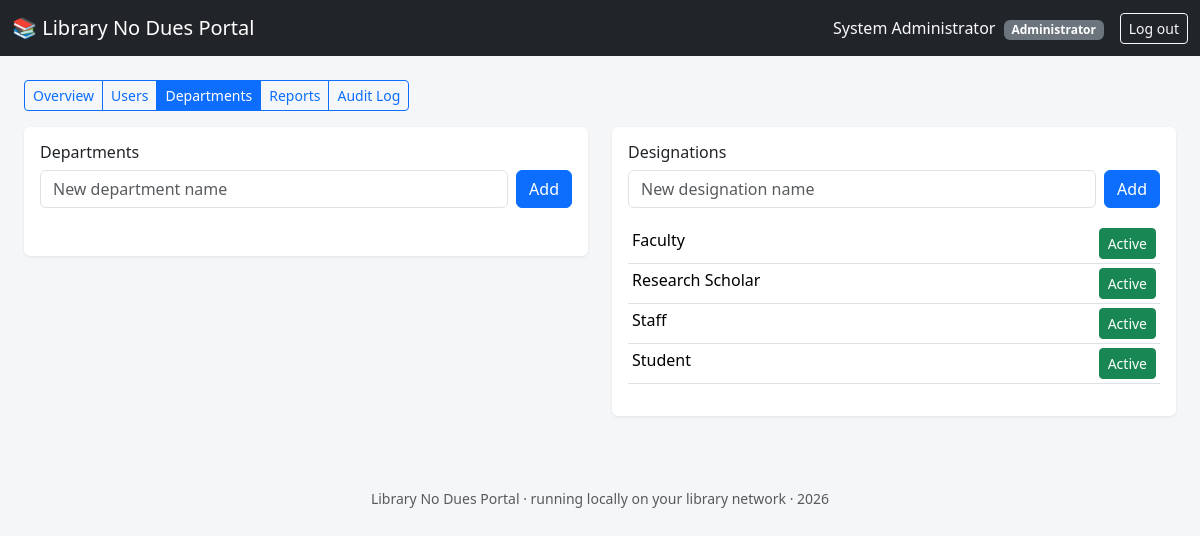
The app's page /admin/departments.php (signed in) with its own data.
### tables this page shows
CREATE TABLE designations (
    id INT AUTO_INCREMENT PRIMARY KEY,
    name VARCHAR(120) NOT NULL UNIQUE,    
    active TINYINT(1) DEFAULT 1
);

### includes/db.php (called while the page is built, shortened)
<?php
function db(): PDO
{
    static $pdo = null;
    if ($pdo === null) {
        $dsn = 'mysql:host=' . DB_HOST . ';port=' . DB_PORT . ';dbname=' . DB_NAME . ';charset=utf8mb4';
        try {
            $pdo = new PDO($dsn, DB_USER, DB_PASS, [
                PDO::ATTR_ERRMODE            => PDO::ERRMODE_EXCEPTION,
                PDO::ATTR_DEFAULT_FETCH_MODE => PDO::FETCH_ASSOC,
                PDO::ATTR_EMULATE_PREPARES   => false,
            ]);
        } catch (PDOException $e) {
            error_log('DB connection failed: ' . $e->getMessage());
            http_response_code(500);
            die('Database connection failed. Please check includes/config.php and that MySQL/MariaDB is running.');
        }
    }
    return $pdo;
}

### includes/functions.php (called while the page is built, shortened)
<?php
require_once __DIR__ . '/db.php';
function h(?string $s): string
{
    return htmlspecialchars($s ?? '', ENT_QUOTES, 'UTF-8');
}

### admin/departments.php (the view, shortened to what this page needs)
<?php
require_once __DIR__ . '/../includes/functions.php';
$desigs = db()->query('SELECT * FROM designations ORDER BY name')->fetchAll();
require __DIR__ . '/../includes/header.php';
?>
<div class="row g-4">
  <div class="col-md-6">
    <div class="card">
      <div class="card-body">
        <h6>Departments</h6>
        <form method="post" class="d-flex gap-2 mb-3">
          <input name="name" class="form-control" placeholder="New department name" required>
          <button class="btn btn-primary">Add</button>
        </form>
      </div>
    </div>
  </div>
  <div class="col-md-6">
    <div class="card">
      <div class="card-body">
        <h6>Designations</h6>
        <form method="post" class="d-flex gap-2 mb-3">
          <input name="name" class="form-control" placeholder="New designation name" required>
          <button class="btn btn-primary">Add</button>
        </form>
        <table class="table table-sm">
          <?php foreach ($desigs as $d): ?>
            <tr>
              <td><?= h($d['name']) ?></td>
              <td class="text-end">
                <form method="post">
                  <button class="btn btn-sm <?= $d['active'] ? 'btn-success' : 'btn-outline-secondary' ?>"><?= $d['active'] ? 'Active' : 'Inactive' ?></button>
                </form>
              </td>
            </tr>
          <?php endforeach; ?>
        </table>
      </div>
    </div>
  </div>
</div>
<?php require __DIR__ . '/../includes/footer.php'; ?>

### assets/css/app.css (style rules this page uses)
body { background:#f5f6f8; }
.card { border:none; box-shadow:0 1px 3px rgba(0,0,0,.08); }

### records on screen
designations: name "Faculty", active "Active"
designations: name "Research Scholar", active "Active"
designations: name "Staff", active "Active"
designations: name "Student", active "Active"

### other values on screen
APP_NAME "Library No Dues Portal"
$user['full_name'] "System Administrator"
$user['role_name'] "Administrator"
$label "Overview"
$label "Users"
$label "Departments"
$label "Reports"
$label "Audit Log"
